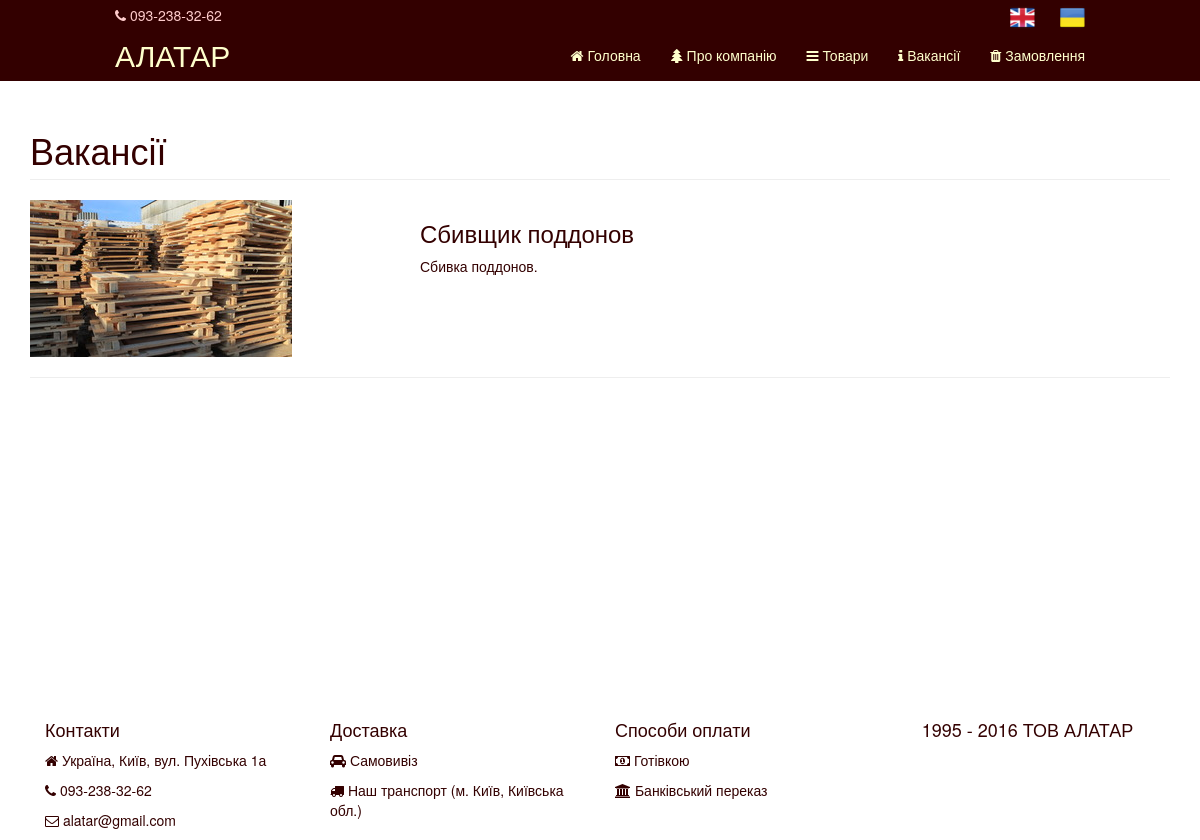
The page /vacancy on the database its author committed.
### tables this page shows
CREATE TABLE IF NOT EXISTS `vacancies_ukr` (
  `id` int(11) NOT NULL AUTO_INCREMENT,
  `caption` varchar(200) NOT NULL,
  `info` varchar(500) DEFAULT NULL,
  `image` varchar(50) DEFAULT NULL,
  PRIMARY KEY (`id`)
);

### index.php (called while the page is built)
<?php
require_once 'core.php';

### Recordset.php (called while the page is built, shortened)
<?php
INCLUDE '/DB.php';
class Recordset {
    private $database;
    private $dbh;
    public function __construct(){
        $this->database = DB::get();
    }
    public function connect($host, $dbname, $user, $pass){
        $this->dbh = $this->database->connect($host, $dbname, $user, $pass);
    }
    public function SQL(){
        $args = func_get_args();
        $query = $args[0];
        $argsCount = count($args);
        if($argsCount > 1){
            if(is_array($args[1])){
                $this->sth = $this->dbh->prepare($query);
                $this->sth->execute($args[1]);
            }
            else{
                array_shift($args);
                $this->sth = $this->dbh->prepare($query);
                $this->sth->execute($args);
            }
        }
        else{
            $this->sth = $this->dbh->query($query);
        }
    }
}
?>

### DB.php (called while the page is built, shortened)
<?php
class DB{
    private static $instance;
    public static function get(){
        if (self::$instance === null){
            self::$instance = new DB();
        }
        return self::$instance;
    }
    public function connect($host, $dbname, $user, $pass){
        try{
            $this->dbh = new PDO("mysql:host=".$host.";dbname=".$dbname, $user, $pass);
            return $this->dbh;
        } catch(PDOException $e){
            $this->connected = false;
            echo $e->getMessage();
        }
    }
}
?>

### views/vacancy_view.php (the view)
<div class="container" style="margin-top: 40px;">
    <div class="page">
    <div class="row">
            <div class="col-lg-12">
                <h1 class="page-header">Вакансії</h1>
            </div>
    </div>
    <?foreach($this->data as $row){?>
        <div class="row">
            <div class="col-md-4">
                <img class="img-responsive " src="/images/<?=$row['image']?>" alt="">
            </div>
            <div class="col-md-5">
                <h3><?=$row['caption']?></h3>
                <p><?=$row['info']?></p>
            </div>
        </div>
        <hr>
        <?}?>

### css/modern-business.css (style rules this page uses)
html, body { height: 100%; }
body { padding-top: 50px; }

### css/site.css (style rules this page uses)
body:first-line { content: ''; }
body { background-color: #ffffff; color: #330000; }

### views/footer.php (style rules this page uses)
html { position: relative; }
.page { display: table-row; height: 100%; }
.container { position: relative; display: table; height: 100%; }

### rows shown on the page
vacancies_ukr: image (picture), caption "Сбивщик поддонов", info "Сбивка поддонов."

### other values the page prints
Page::$local_const['Alatar'] "АЛАТАР"
Page::$local_const['main_page'] "Головна"
Page::$local_const['about'] "Про компанію"
Page::$local_const['products'] "Товари"
Page::$local_const['vacancy'] "Вакансії"
Page::$local_const['order'] "Замовлення"
Page::$local_const['contacts'] "Контакти"
Page::$local_const['adress'] "Україна, Київ, вул. Пухівська 1а"
Page::$local_const['delivery'] "Доставка"
Page::$local_const['self_delivery'] "Самовивіз"
Page::$local_const['our_transport'] "Наш транспорт (м. Київ, Київська обл.)"
Page::$local_const['payment'] "Способи оплати"
Page::$local_const['cash_payment'] "Готівкою"
Page::$local_const['bank_payment'] "Банківський переказ"
Page::$local_const['Alatar_footer'] "1995 - 2016 ТОВ АЛАТАР"
